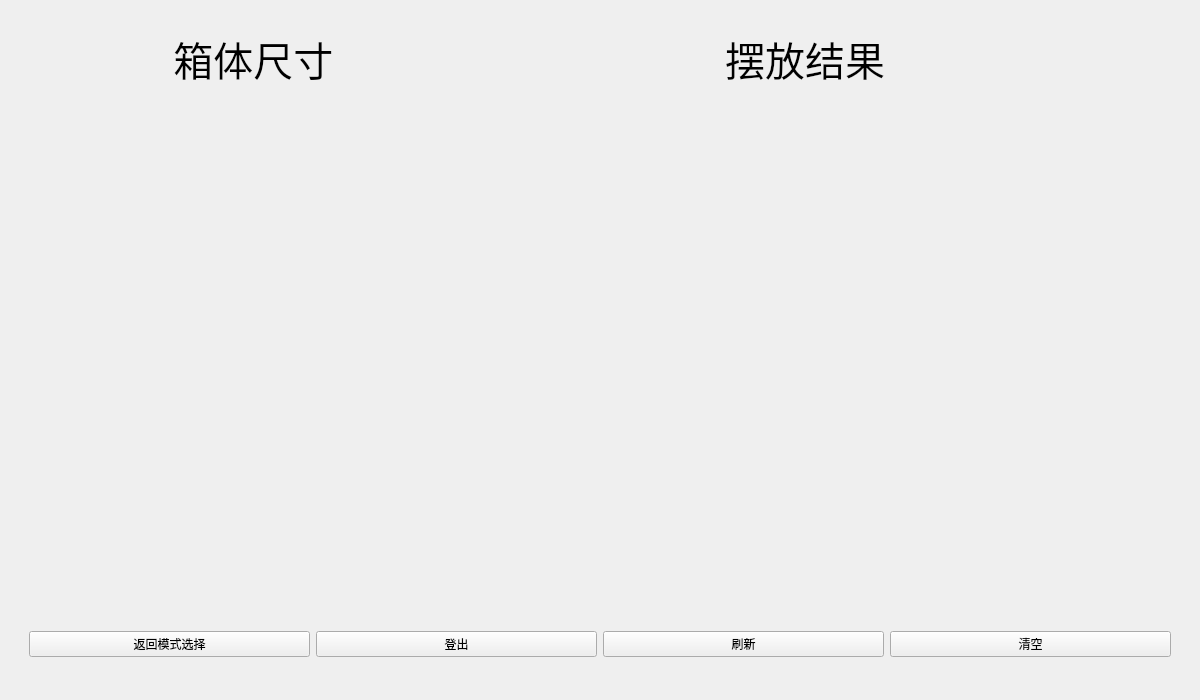
<?xml version="1.0" encoding="UTF-8"?>
<ui version="4.0">
 <class>sqlShowWidget</class>
 <widget class="QWidget" name="sqlShowWidget">
  <property name="geometry">
   <rect>
    <x>0</x>
    <y>0</y>
    <width>1200</width>
    <height>700</height>
   </rect>
  </property>
  <property name="sizePolicy">
   <sizepolicy hsizetype="Fixed" vsizetype="Fixed">
    <horstretch>0</horstretch>
    <verstretch>0</verstretch>
   </sizepolicy>
  </property>
  <property name="minimumSize">
   <size>
    <width>1200</width>
    <height>700</height>
   </size>
  </property>
  <property name="maximumSize">
   <size>
    <width>1400</width>
    <height>16777215</height>
   </size>
  </property>
  <property name="windowTitle">
   <string>Form</string>
  </property>
  <layout class="QGridLayout" name="gridLayout_2">
   <item row="0" column="0">
    <widget class="QWidget" name="widget_2" native="true">
     <layout class="QVBoxLayout" name="verticalLayout">
      <item>
       <widget class="QWidget" name="widget_3" native="true">
        <layout class="QGridLayout" name="gridLayout">
         <item row="0" column="0">
          <widget class="QLabel" name="label">
           <property name="font">
            <font>
             <pointsize>30</pointsize>
            </font>
           </property>
           <property name="layoutDirection">
            <enum>Qt::LeftToRight</enum>
           </property>
           <property name="text">
            <string>             箱体尺寸</string>
           </property>
          </widget>
         </item>
         <item row="0" column="1">
          <widget class="QLabel" name="label_2">
           <property name="font">
            <font>
             <pointsize>30</pointsize>
            </font>
           </property>
           <property name="text">
            <string>           摆放结果</string>
           </property>
          </widget>
         </item>
        </layout>
       </widget>
      </item>
      <item>
       <widget class="QWidget" name="widget" native="true">
        <property name="sizePolicy">
         <sizepolicy hsizetype="Fixed" vsizetype="Fixed">
          <horstretch>0</horstretch>
          <verstretch>0</verstretch>
         </sizepolicy>
        </property>
        <property name="minimumSize">
         <size>
          <width>1200</width>
          <height>500</height>
         </size>
        </property>
        <property name="maximumSize">
         <size>
          <width>1200</width>
          <height>500</height>
         </size>
        </property>
        <layout class="QHBoxLayout" name="horizontalLayout">
         <property name="leftMargin">
          <number>0</number>
         </property>
         <property name="topMargin">
          <number>0</number>
         </property>
         <property name="rightMargin">
          <number>0</number>
         </property>
         <property name="bottomMargin">
          <number>0</number>
         </property>
         <item>
          <widget class="QWidget" name="widget_box_size" native="true">
           <property name="maximumSize">
            <size>
             <width>500</width>
             <height>500</height>
            </size>
           </property>
          </widget>
         </item>
         <item>
          <widget class="QWidget" name="widget_sql_result" native="true">
           <property name="maximumSize">
            <size>
             <width>500</width>
             <height>500</height>
            </size>
           </property>
          </widget>
         </item>
        </layout>
       </widget>
      </item>
      <item>
       <widget class="QWidget" name="widget_4" native="true">
        <layout class="QHBoxLayout" name="horizontalLayout_2">
         <item>
          <widget class="QPushButton" name="pushButton_return">
           <property name="text">
            <string>返回模式选择</string>
           </property>
          </widget>
         </item>
         <item>
          <widget class="QPushButton" name="pushButton_logout">
           <property name="text">
            <string>登出</string>
           </property>
          </widget>
         </item>
         <item>
          <widget class="QPushButton" name="pushButton_refresh">
           <property name="text">
            <string>刷新</string>
           </property>
          </widget>
         </item>
         <item>
          <widget class="QPushButton" name="pushButton_clearAll">
           <property name="text">
            <string>清空</string>
           </property>
          </widget>
         </item>
        </layout>
       </widget>
      </item>
     </layout>
    </widget>
   </item>
  </layout>
 </widget>
 <resources/>
 <connections/>
</ui>
